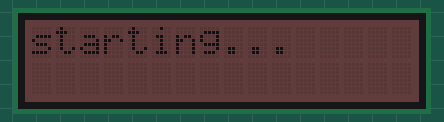
The sketch below on a simulated Arduino Uno, built with avr-gcc and run on an emulated ATmega328P. Shown: 16×2 character LCD.

Above: at 0.2 s.
At 2.2 s:
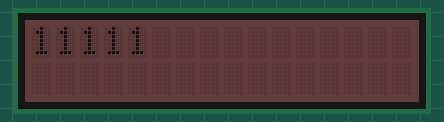

The sketch:

Simple_LCD_Display.ino
```cpp
#include <Wire.h>
#include <LiquidCrystal_I2C.h>

LiquidCrystal_I2C lcd(0x27,16,2);  // set the LCD address to 0x27 for a 16 chars and 2 line display

void setup()
{
  //lcd.init();                      // initialize the lcd
  lcd.init();
  lcd.begin(16,2);
  // Print a message to the LCD.
  lcd.setRGB(50,0,0);
  lcd.setCursor(0,0);
  lcd.print("starting...");
  //lcd.backlight();


}


void loop()
{

  delay(2000);
  lcd.clear();
  lcd.setCursor(0,0);
  lcd.print("11111");
  delay(4000);
  lcd.backlight();

}
```
